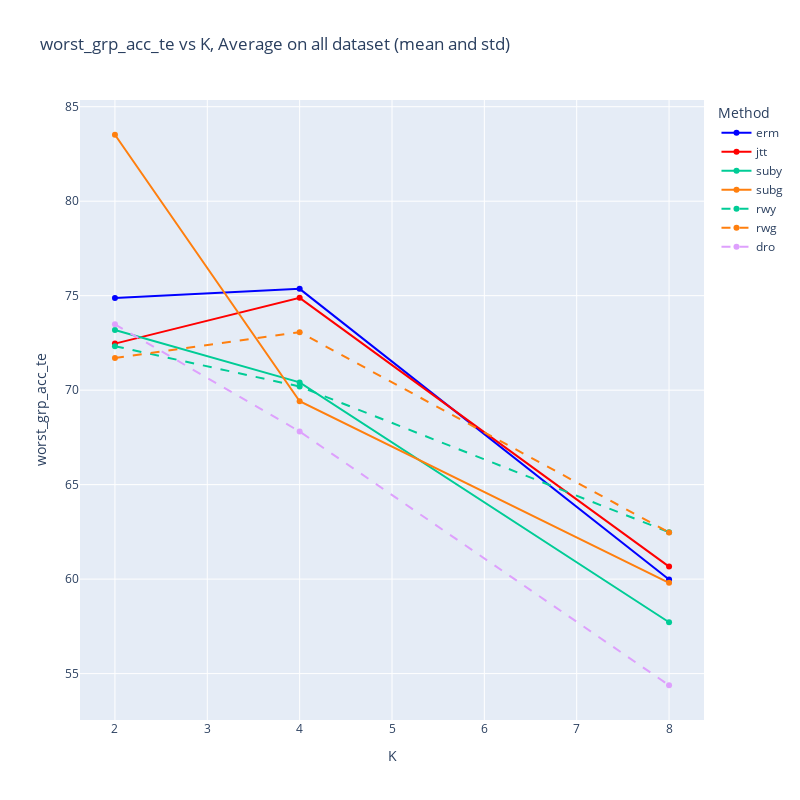

Notebook code for this chart:
### Markdown cell above
## b. worst_acc_te

### Code cell
x_axis = 'K'
y_axis = 'worst_grp_acc_te' #'mean_grp_acc_te'
plot_graph_all(df_fix_mu, x_axis, y_axis,error_bars=False, normalize=NORMALIZE)

### Figure 1 — Plotly figure (JSON) as saved in the notebook; plotly's stock layout.template omitted (floating-point values rounded to 4 significant figures)
{"data": [{"line": {"color": "blue", "dash": "solid"}, "mode": "lines+markers", "name": "erm", "type": "scatter", "x": [2, 4, 8], "y": [74.87, 75.36, 59.98]}, {"line": {"color": "red", "dash": "solid"}, "mode": "lines+markers", "name": "jtt", "type": "scatter", "x": [2, 4, 8], "y": [72.46, 74.88, 60.66]}, {"line": {"color": "#00CC96", "dash": "solid"}, "mode": "lines+markers", "name": "suby", "type": "scatter", "x": [2, 4, 8], "y": [73.18, 70.41, 57.72]}, {"line": {"color": "#ff7f0e", "dash": "solid"}, "mode": "lines+markers", "name": "subg", "type": "scatter", "x": [2, 4, 8], "y": [83.52, 69.41, 59.81]}, {"line": {"color": "#00CC96", "dash": "dash"}, "mode": "lines+markers", "name": "rwy", "type": "scatter", "x": [2, 4, 8], "y": [72.33, 70.19, 62.48]}, {"line": {"color": "#ff7f0e", "dash": "dash"}, "mode": "lines+markers", "name": "rwg", "type": "scatter", "x": [2, 4, 8], "y": [71.7, 73.07, 62.47]}, {"line": {"color": "#DEA0FD", "dash": "dash"}, "mode": "lines+markers", "name": "dro", "type": "scatter", "x": [2, 4, 8], "y": [73.48, 67.81, 54.38]}], "layout": {"height": 800, "legend": {"title": {"text": "Method"}}, "title": {"text": "worst_grp_acc_te vs K, Average on all dataset (mean and std)"}, "width": 800, "xaxis": {"title": {"text": "K"}}, "yaxis": {"title": {"text": "worst_grp_acc_te"}}}}
